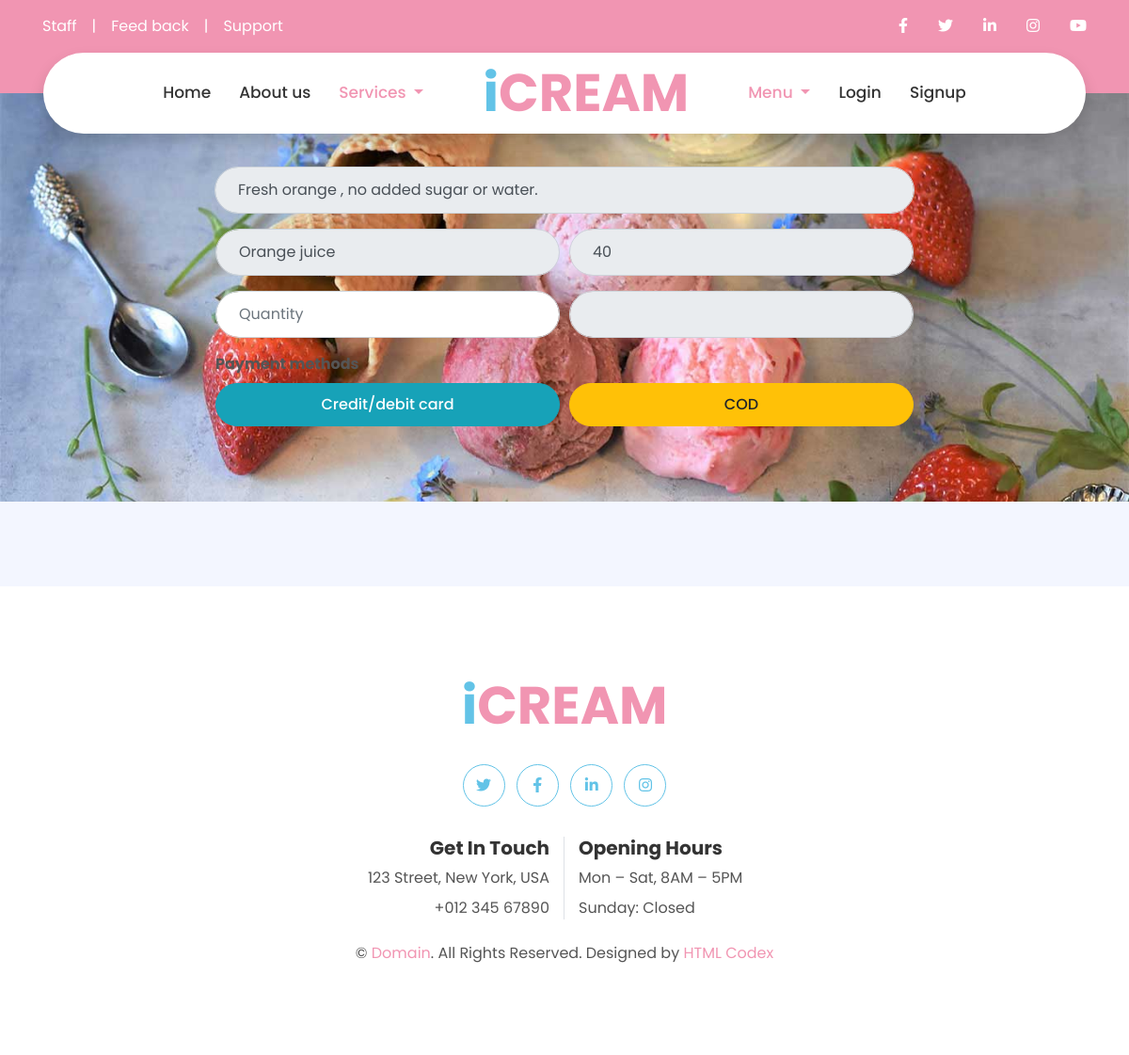
Screenshot of /order/9 (signed in) with the database file from the repository.
### myapp/models.py (models this page shows)
class Items(models.Model):
    item_name=models.CharField(max_length=100,blank=False,verbose_name="Item")
    price=models.IntegerField(blank=False,verbose_name='Price')
    item_type=models.CharField(max_length=100,blank=False,verbose_name='Type')
    description=models.CharField(max_length=300,blank=False,verbose_name="Description")
    image=models.ImageField(upload_to = 'img')

### myapp/views.py (the view)
# urls.py: path('order/<int:id>',views.order,name='order'),
@login_required(login_url='Login')
def order(request,id):
    user_id=request.user.id
    items=Items.objects.filter(id=id)
    for i in items:
        item_id=i.id
    if request.method=='POST':
        item_name=request.POST['item_name']
        quantity=request.POST['quantity']
        total_price=request.POST['total_price']
        payment_mode='COD'
        orders_id='icecream'+str(random.randint(111111,999999))
        while Order.objects.filter(order_id=orders_id) is None:
            orders_id='icecream'+str(random.randint(111111,999999))
        new_order=Order.objects.create(
                quantity=quantity,total_price=total_price,item_id=item_id,user_id=user_id,order_id=orders_id,item_name=item_name,payment_mode=payment_mode
            )
        return redirect(userprofile)
    else:
        return render (request,'order.html',{'items':items})

### myapp/templates/order.html (shortened to what this page needs)
{% extends 'base.html' %}
{% load static %}
{% block content %}
<div class="container-fluid p-0  mb-5 pb-5 bgimage ">
    <div id="header-carousel">
            <div class=" d-flex flex-column ">
            <div class="mt-5 mr-4 ml-4">
                <div class="row justify-content-center">
          {% for i in items %}
                    <form name="sentMessage" id="contactForm" novalidate="novalidate" method="POST" class="m-3 justify-content-center">
                        <div class="form-row">
                            <input type="text" class="form-control p-4 mt-3 mb-3 ml-1 mr-1"  value="{{i.description}}" readonly required="required" />
                        </div>
                        <div class="form-row ">
                            <div class="col-sm-6 control-group">
                                <input type="text" class="form-control p-4"  name="item_name" value="{{i.item_name}}" readonly required="required"/>
                            </div>
                            <div class="col-sm-6 control-group">
                                <input type="number" class="form-control p-4" name="price" value="{{i.price}}" id="price" readonly required="required"  />
                            </div>
                        </div>
                        <div class="form-row">
                            <div class="col-sm-6 control-group">
                                <input type="number" class="form-control p-4"  name="quantity" placeholder="Quantity" onkeyup=priceTotal() id="quantity" required="required" data-validation-required-message="Please enter your name" />
                            </div>
                            <div class="col-sm-6 control-group">
                                <input type="number" class="form-control p-4" name="total_price" id="total" readonly  required="required"  />
                            </div>
                        </div>
                        <label class="font-weight-bold ">Payment methods</label>
                        <div class="form-row">
                            <div class="col-sm-6 control-group">
                            <a href="#" class="btn btn-info btn-block">Credit/debit card</a>
                            </div>
                            <div class="col-sm-6 control-group">
                     <button type="submit" class="btn btn-warning btn-block" data-toggle="modal" data-target="#codorder1">COD</button>
                            </div>
                        </div>
                    </form>
    {% endfor %}
                </div>
</div>
</div>
</div>
</div>
{% endblock %}

### myapp/static/css/custom.css (style rules this page uses)
.bgimage { background-image: url('../img/carousel-1.jpg'); width: 100%; height: max-content; background-size: cover; background-repeat: no-repeat; }

### rows the page displays
Items: description "Fresh orange , no added sugar or water.", item_name "Orange juice", price "40"
